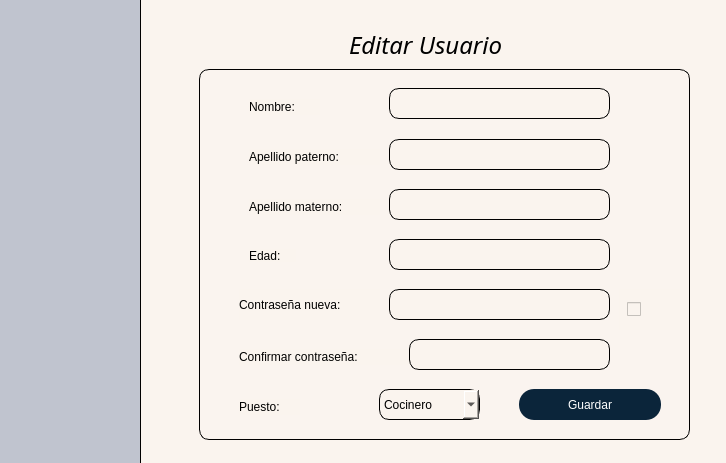
<?xml version="1.0" encoding="UTF-8"?>
<ui version="4.0">
 <class>gerente</class>
 <widget class="QDialog" name="gerente">
  <property name="geometry">
   <rect>
    <x>0</x>
    <y>0</y>
    <width>726</width>
    <height>463</height>
   </rect>
  </property>
  <property name="windowTitle">
   <string>Dialog</string>
  </property>
  <widget class="QStackedWidget" name="stackedWidget">
   <property name="geometry">
    <rect>
     <x>-10</x>
     <y>-10</y>
     <width>151</width>
     <height>481</height>
    </rect>
   </property>
   <property name="styleSheet">
    <string notr="true">QWidget{
background-color: #C0C4CF;
border-right: 1px solid;

}
</string>
   </property>
   <property name="currentIndex">
    <number>1</number>
   </property>
   <widget class="QWidget" name="page">
    <property name="styleSheet">
     <string notr="true">QPushButton
{
  border:0px solid gray;
  padding: 0 8px;
  background: yellow;
background-color: rgba(216, 223, 233,05);
}
QPushButton:hover
{
	background-color: rgb(223, 138, 19);
}</string>
    </property>
    <widget class="QPushButton" name="Buscar">
     <property name="geometry">
      <rect>
       <x>0</x>
       <y>160</y>
       <width>151</width>
       <height>51</height>
      </rect>
     </property>
     <property name="styleSheet">
      <string notr="true"/>
     </property>
     <property name="text">
      <string>Buscar</string>
     </property>
     <property name="icon">
      <iconset>
       <normaloff>:/img/Iconos/lupa.png</normaloff>:/img/Iconos/lupa.png</iconset>
     </property>
     <property name="iconSize">
      <size>
       <width>35</width>
       <height>35</height>
      </size>
     </property>
    </widget>
    <widget class="QPushButton" name="Agregar">
     <property name="geometry">
      <rect>
       <x>0</x>
       <y>240</y>
       <width>151</width>
       <height>51</height>
      </rect>
     </property>
     <property name="styleSheet">
      <string notr="true"/>
     </property>
     <property name="text">
      <string>Agregar</string>
     </property>
     <property name="icon">
      <iconset>
       <normaloff>:/img/Iconos/anadir.png</normaloff>:/img/Iconos/anadir.png</iconset>
     </property>
     <property name="iconSize">
      <size>
       <width>35</width>
       <height>35</height>
      </size>
     </property>
    </widget>
    <widget class="QPushButton" name="Inventario">
     <property name="geometry">
      <rect>
       <x>0</x>
       <y>310</y>
       <width>151</width>
       <height>51</height>
      </rect>
     </property>
     <property name="layoutDirection">
      <enum>Qt::LeftToRight</enum>
     </property>
     <property name="text">
      <string>Inventario</string>
     </property>
     <property name="icon">
      <iconset>
       <normaloff>:/img/Iconos/inventario.png</normaloff>:/img/Iconos/inventario.png</iconset>
     </property>
     <property name="iconSize">
      <size>
       <width>35</width>
       <height>35</height>
      </size>
     </property>
    </widget>
    <widget class="QPushButton" name="pushButton">
     <property name="geometry">
      <rect>
       <x>0</x>
       <y>422</y>
       <width>151</width>
       <height>51</height>
      </rect>
     </property>
     <property name="styleSheet">
      <string notr="true">QPushButton
{
  border:0px solid gray;
  padding: 0 8px;
  background: yellow;
background-color: rgba(216, 223, 233,0);
}
QPushButton:hover
{
	background-color: rgb(223, 138, 19);
}</string>
     </property>
     <property name="text">
      <string/>
     </property>
     <property name="icon">
      <iconset>
       <normaloff>:/img/Iconos/salida.png</normaloff>:/img/Iconos/salida.png</iconset>
     </property>
     <property name="iconSize">
      <size>
       <width>30</width>
       <height>30</height>
      </size>
     </property>
    </widget>
    <widget class="QLabel" name="label">
     <property name="geometry">
      <rect>
       <x>10</x>
       <y>20</y>
       <width>141</width>
       <height>81</height>
      </rect>
     </property>
     <property name="text">
      <string/>
     </property>
     <property name="pixmap">
      <pixmap>:/img/Iconos/logosinfondo1.png</pixmap>
     </property>
     <property name="scaledContents">
      <bool>true</bool>
     </property>
    </widget>
   </widget>
   <widget class="QWidget" name="page_2">
    <property name="styleSheet">
     <string notr="true"/>
    </property>
   </widget>
  </widget>
  <widget class="QStackedWidget" name="stackedWidget_2">
   <property name="geometry">
    <rect>
     <x>139</x>
     <y>-11</y>
     <width>591</width>
     <height>481</height>
    </rect>
   </property>
   <property name="layoutDirection">
    <enum>Qt::RightToLeft</enum>
   </property>
   <property name="styleSheet">
    <string notr="true">background-color: #faf4ee;</string>
   </property>
   <property name="currentIndex">
    <number>1</number>
   </property>
   <widget class="QWidget" name="BuscarUsuario">
    <property name="styleSheet">
     <string notr="true">QPushButton
{
  border:0px solid gray;
  padding: 0 8px;
	background-color: rgb(159, 126, 101);
}
QPushButton:hover
{
	background-color: rgb(223, 138, 19);	
}
#page_3
{
	background-color: #faf4ee;
}
</string>
    </property>
    <widget class="QLabel" name="label_2">
     <property name="geometry">
      <rect>
       <x>210</x>
       <y>40</y>
       <width>181</width>
       <height>31</height>
      </rect>
     </property>
     <property name="font">
      <font>
       <family>Caviar Dreams</family>
       <pointsize>18</pointsize>
       <weight>50</weight>
       <italic>true</italic>
       <bold>false</bold>
      </font>
     </property>
     <property name="styleSheet">
      <string notr="true">background-color: rgba(255, 255, 255,0);</string>
     </property>
     <property name="text">
      <string>Buscar Usuarios</string>
     </property>
    </widget>
    <widget class="QLineEdit" name="lineEdit">
     <property name="geometry">
      <rect>
       <x>70</x>
       <y>80</y>
       <width>391</width>
       <height>31</height>
      </rect>
     </property>
     <property name="styleSheet">
      <string notr="true">border: 1px solid; 
border-radius: 10px;</string>
     </property>
     <property name="alignment">
      <set>Qt::AlignCenter</set>
     </property>
     <property name="placeholderText">
      <string>ID DE EMPLEADO</string>
     </property>
     <property name="cursorMoveStyle">
      <enum>Qt::LogicalMoveStyle</enum>
     </property>
    </widget>
    <widget class="QLabel" name="label_4">
     <property name="geometry">
      <rect>
       <x>200</x>
       <y>340</y>
       <width>381</width>
       <height>211</height>
      </rect>
     </property>
     <property name="styleSheet">
      <string notr="true">background-color: rgba(255, 255, 255,0);</string>
     </property>
     <property name="text">
      <string/>
     </property>
     <property name="pixmap">
      <pixmap>:/img/Iconos/hot-cakes-con-miel-y-frutos-rojos.png</pixmap>
     </property>
     <property name="scaledContents">
      <bool>true</bool>
     </property>
     <property name="wordWrap">
      <bool>false</bool>
     </property>
    </widget>
    <widget class="QPushButton" name="Editar">
     <property name="geometry">
      <rect>
       <x>490</x>
       <y>70</y>
       <width>61</width>
       <height>41</height>
      </rect>
     </property>
     <property name="focusPolicy">
      <enum>Qt::NoFocus</enum>
     </property>
     <property name="styleSheet">
      <string notr="true">QPushButton{
background-color: rgba(255, 255, 255, 10);}

QPushButton:Hover{
	background-color: rgb(223, 138, 19);
}

QPushButton:focus:pressed{ background-color:white ;
color: black; }</string>
     </property>
     <property name="text">
      <string/>
     </property>
     <property name="icon">
      <iconset>
       <normaloff>:/img/Iconos/editar.png</normaloff>:/img/Iconos/editar.png</iconset>
     </property>
     <property name="iconSize">
      <size>
       <width>35</width>
       <height>35</height>
      </size>
     </property>
    </widget>
    <widget class="QTableWidget" name="tableusuario">
     <property name="enabled">
      <bool>true</bool>
     </property>
     <property name="geometry">
      <rect>
       <x>30</x>
       <y>140</y>
       <width>541</width>
       <height>291</height>
      </rect>
     </property>
     <property name="minimumSize">
      <size>
       <width>541</width>
       <height>0</height>
      </size>
     </property>
     <property name="mouseTracking">
      <bool>true</bool>
     </property>
     <property name="contextMenuPolicy">
      <enum>Qt::DefaultContextMenu</enum>
     </property>
     <property name="acceptDrops">
      <bool>true</bool>
     </property>
     <property name="layoutDirection">
      <enum>Qt::LeftToRight</enum>
     </property>
     <property name="styleSheet">
      <string notr="true">background-color: white;</string>
     </property>
     <property name="frameShape">
      <enum>QFrame::StyledPanel</enum>
     </property>
     <attribute name="horizontalHeaderHighlightSections">
      <bool>true</bool>
     </attribute>
     <column>
      <property name="text">
       <string notr="true">Id</string>
      </property>
     </column>
     <column>
      <property name="text">
       <string>Nombre</string>
      </property>
     </column>
     <column>
      <property name="text">
       <string>Apellido paterno</string>
      </property>
     </column>
     <column>
      <property name="text">
       <string>Apellido materno</string>
      </property>
     </column>
     <column>
      <property name="text">
       <string>Puesto</string>
      </property>
     </column>
     <column>
      <property name="text">
       <string>Edad</string>
      </property>
     </column>
    </widget>
    <zorder>label_4</zorder>
    <zorder>label_2</zorder>
    <zorder>lineEdit</zorder>
    <zorder>Editar</zorder>
    <zorder>tableusuario</zorder>
   </widget>
   <widget class="QWidget" name="EditarUsuario">
    <property name="styleSheet">
     <string notr="true">QPushButton
{
  border:0px solid gray;
  padding: 0 8px;
	background-color: rgb(159, 126, 101);
}
QPushButton:hover
{
	background-color: rgb(223, 138, 19);	
}
#page_4
{
	background-color: #faf4ee;
}</string>
    </property>
    <widget class="QLabel" name="label_12">
     <property name="geometry">
      <rect>
       <x>210</x>
       <y>40</y>
       <width>181</width>
       <height>31</height>
      </rect>
     </property>
     <property name="font">
      <font>
       <family>Caviar Dreams</family>
       <pointsize>18</pointsize>
       <weight>50</weight>
       <italic>true</italic>
       <bold>false</bold>
      </font>
     </property>
     <property name="styleSheet">
      <string notr="true">background-color: rgba(255, 255, 255,0);</string>
     </property>
     <property name="text">
      <string>Editar Usuario</string>
     </property>
    </widget>
    <widget class="QLabel" name="label_13">
     <property name="geometry">
      <rect>
       <x>60</x>
       <y>80</y>
       <width>491</width>
       <height>371</height>
      </rect>
     </property>
     <property name="styleSheet">
      <string notr="true">background-color: rgba(255, 255, 255, 10);
border: 1px solid; 
border-radius: 10px;</string>
     </property>
     <property name="text">
      <string/>
     </property>
    </widget>
    <widget class="QLabel" name="label_14">
     <property name="geometry">
      <rect>
       <x>110</x>
       <y>110</y>
       <width>71</width>
       <height>16</height>
      </rect>
     </property>
     <property name="styleSheet">
      <string notr="true">QLabel{
font:13pt  &quot;CaviarDreams_BoldItalic&quot;;
}</string>
     </property>
     <property name="text">
      <string>Nombre:</string>
     </property>
    </widget>
    <widget class="QLabel" name="label_15">
     <property name="geometry">
      <rect>
       <x>110</x>
       <y>160</y>
       <width>131</width>
       <height>16</height>
      </rect>
     </property>
     <property name="styleSheet">
      <string notr="true">QLabel{
font:13pt  &quot;CaviarDreams_BoldItalic&quot;;
}</string>
     </property>
     <property name="text">
      <string>Apellido paterno:</string>
     </property>
    </widget>
    <widget class="QLabel" name="label_16">
     <property name="geometry">
      <rect>
       <x>110</x>
       <y>210</y>
       <width>131</width>
       <height>16</height>
      </rect>
     </property>
     <property name="styleSheet">
      <string notr="true">QLabel{
font:13pt  &quot;CaviarDreams_BoldItalic&quot;;
}</string>
     </property>
     <property name="text">
      <string>Apellido materno:</string>
     </property>
    </widget>
    <widget class="QLabel" name="label_17">
     <property name="geometry">
      <rect>
       <x>110</x>
       <y>260</y>
       <width>47</width>
       <height>13</height>
      </rect>
     </property>
     <property name="styleSheet">
      <string notr="true">QLabel{
font:13pt  &quot;CaviarDreams_BoldItalic&quot;;
}</string>
     </property>
     <property name="text">
      <string>Edad:</string>
     </property>
    </widget>
    <widget class="QComboBox" name="puestou">
     <property name="geometry">
      <rect>
       <x>240</x>
       <y>400</y>
       <width>101</width>
       <height>31</height>
      </rect>
     </property>
     <property name="layoutDirection">
      <enum>Qt::LeftToRight</enum>
     </property>
     <property name="styleSheet">
      <string notr="true">border: 1px solid; 
border-radius: 10px;
font:10pt  &quot;CaviarDreams_Italic&quot;;
background-color: #faf4ee;
color:black;</string>
     </property>
     <item>
      <property name="text">
       <string>Cocinero</string>
      </property>
     </item>
     <item>
      <property name="text">
       <string>Mesero</string>
      </property>
     </item>
     <item>
      <property name="text">
       <string>Anfitrion</string>
      </property>
     </item>
     <item>
      <property name="text">
       <string>Gerente</string>
      </property>
     </item>
    </widget>
    <widget class="QLabel" name="label_18">
     <property name="geometry">
      <rect>
       <x>100</x>
       <y>410</y>
       <width>61</width>
       <height>16</height>
      </rect>
     </property>
     <property name="styleSheet">
      <string notr="true">QLabel{
font:13pt  &quot;CaviarDreams_BoldItalic&quot;;
}</string>
     </property>
     <property name="text">
      <string>Puesto:</string>
     </property>
    </widget>
    <widget class="QLineEdit" name="nomusuario">
     <property name="geometry">
      <rect>
       <x>250</x>
       <y>99</y>
       <width>221</width>
       <height>31</height>
      </rect>
     </property>
     <property name="styleSheet">
      <string notr="true">border: 1px solid; 
border-radius: 10px;
background-color: #faf4ee;
color:black;</string>
     </property>
    </widget>
    <widget class="QLineEdit" name="apepaterno">
     <property name="geometry">
      <rect>
       <x>250</x>
       <y>150</y>
       <width>221</width>
       <height>31</height>
      </rect>
     </property>
     <property name="styleSheet">
      <string notr="true">border: 1px solid; 
border-radius: 10px;
background-color: #faf4ee;
color:black;</string>
     </property>
    </widget>
    <widget class="QLineEdit" name="apematerno">
     <property name="geometry">
      <rect>
       <x>250</x>
       <y>200</y>
       <width>221</width>
       <height>31</height>
      </rect>
     </property>
     <property name="styleSheet">
      <string notr="true">border: 1px solid; 
border-radius: 10px;
background-color: #faf4ee;
color:black;</string>
     </property>
    </widget>
    <widget class="QLineEdit" name="edadusuario">
     <property name="geometry">
      <rect>
       <x>250</x>
       <y>250</y>
       <width>221</width>
       <height>31</height>
      </rect>
     </property>
     <property name="styleSheet">
      <string notr="true">border: 1px solid; 
border-radius: 10px;
background-color: #faf4ee;
color:black;</string>
     </property>
    </widget>
    <widget class="QPushButton" name="Guardarcambios">
     <property name="geometry">
      <rect>
       <x>380</x>
       <y>400</y>
       <width>142</width>
       <height>31</height>
      </rect>
     </property>
     <property name="styleSheet">
      <string notr="true">QPushButton{;
background-color: #0B253A;
    border-style: outset;
    border-radius: 15px;
    border-color: #0B253A;
    min-width: 6em;;
	font: 12pt &quot;Franklin Gothic Book&quot;;
color:white;
}

QPushButton:Hover{
	border: 2px solid rgb(77, 188, 198);
}

QPushButton:focus:pressed{ background-color:white ;
color: black; }</string>
     </property>
     <property name="text">
      <string>Guardar</string>
     </property>
    </widget>
    <widget class="QLabel" name="label_19">
     <property name="geometry">
      <rect>
       <x>100</x>
       <y>300</y>
       <width>141</width>
       <height>31</height>
      </rect>
     </property>
     <property name="styleSheet">
      <string notr="true">QLabel{
font:13pt  &quot;CaviarDreams_BoldItalic&quot;;
}</string>
     </property>
     <property name="text">
      <string>Contraseña nueva:</string>
     </property>
    </widget>
    <widget class="QLabel" name="label_20">
     <property name="geometry">
      <rect>
       <x>100</x>
       <y>360</y>
       <width>171</width>
       <height>16</height>
      </rect>
     </property>
     <property name="styleSheet">
      <string notr="true">QLabel{
font:13pt  &quot;CaviarDreams_BoldItalic&quot;;
}</string>
     </property>
     <property name="text">
      <string>Confirmar contraseña:</string>
     </property>
    </widget>
    <widget class="QLineEdit" name="contrasenia1">
     <property name="geometry">
      <rect>
       <x>250</x>
       <y>300</y>
       <width>221</width>
       <height>31</height>
      </rect>
     </property>
     <property name="styleSheet">
      <string notr="true">border: 1px solid; 
border-radius: 10px;
background-color: #faf4ee;
color:black;</string>
     </property>
     <property name="echoMode">
      <enum>QLineEdit::Password</enum>
     </property>
    </widget>
    <widget class="QLineEdit" name="contrasenia2">
     <property name="geometry">
      <rect>
       <x>270</x>
       <y>350</y>
       <width>201</width>
       <height>31</height>
      </rect>
     </property>
     <property name="styleSheet">
      <string notr="true">border: 1px solid; 
border-radius: 10px;
background-color: #faf4ee;
color:black;</string>
     </property>
     <property name="echoMode">
      <enum>QLineEdit::Password</enum>
     </property>
    </widget>
    <widget class="QCheckBox" name="vercontra">
     <property name="geometry">
      <rect>
       <x>480</x>
       <y>300</y>
       <width>61</width>
       <height>41</height>
      </rect>
     </property>
     <property name="layoutDirection">
      <enum>Qt::LeftToRight</enum>
     </property>
     <property name="styleSheet">
      <string notr="true">  padding: 0 8px;</string>
     </property>
     <property name="text">
      <string/>
     </property>
     <property name="icon">
      <iconset>
       <normaloff>:/img/Iconos/ojo.png</normaloff>:/img/Iconos/ojo.png</iconset>
     </property>
    </widget>
    <widget class="QLabel" name="label_21">
     <property name="geometry">
      <rect>
       <x>320</x>
       <y>10</y>
       <width>271</width>
       <height>111</height>
      </rect>
     </property>
     <property name="focusPolicy">
      <enum>Qt::NoFocus</enum>
     </property>
     <property name="contextMenuPolicy">
      <enum>Qt::DefaultContextMenu</enum>
     </property>
     <property name="layoutDirection">
      <enum>Qt::RightToLeft</enum>
     </property>
     <property name="frameShape">
      <enum>QFrame::NoFrame</enum>
     </property>
     <property name="frameShadow">
      <enum>QFrame::Plain</enum>
     </property>
     <property name="text">
      <string/>
     </property>
     <property name="textFormat">
      <enum>Qt::AutoText</enum>
     </property>
     <property name="pixmap">
      <pixmap>:/img/Iconos/tostadas-francesas-canela.png</pixmap>
     </property>
     <property name="scaledContents">
      <bool>true</bool>
     </property>
     <property name="wordWrap">
      <bool>false</bool>
     </property>
    </widget>
    <zorder>label_21</zorder>
    <zorder>label_12</zorder>
    <zorder>label_13</zorder>
    <zorder>label_14</zorder>
    <zorder>label_15</zorder>
    <zorder>label_16</zorder>
    <zorder>label_17</zorder>
    <zorder>puestou</zorder>
    <zorder>label_18</zorder>
    <zorder>nomusuario</zorder>
    <zorder>apepaterno</zorder>
    <zorder>apematerno</zorder>
    <zorder>edadusuario</zorder>
    <zorder>Guardarcambios</zorder>
    <zorder>label_19</zorder>
    <zorder>label_20</zorder>
    <zorder>contrasenia1</zorder>
    <zorder>contrasenia2</zorder>
    <zorder>vercontra</zorder>
   </widget>
   <widget class="QWidget" name="AgregarUsuario">
    <property name="styleSheet">
     <string notr="true">QPushButton
{
  border:0px solid gray;
  padding: 0 8px;
	background-color: rgb(159, 126, 101);
}
QPushButton:hover
{
	background-color: rgb(223, 138, 19);	
}
#page_5
{
	background-color: #faf4ee;
}</string>
    </property>
    <widget class="QLabel" name="label_5">
     <property name="geometry">
      <rect>
       <x>200</x>
       <y>40</y>
       <width>181</width>
       <height>31</height>
      </rect>
     </property>
     <property name="font">
      <font>
       <family>Caviar Dreams</family>
       <pointsize>18</pointsize>
       <weight>50</weight>
       <italic>true</italic>
       <bold>false</bold>
      </font>
     </property>
     <property name="styleSheet">
      <string notr="true">background-color: rgba(255, 255, 255,0);</string>
     </property>
     <property name="text">
      <string>Agregar Usuario</string>
     </property>
    </widget>
    <widget class="QLabel" name="label_10">
     <property name="geometry">
      <rect>
       <x>360</x>
       <y>290</y>
       <width>251</width>
       <height>221</height>
      </rect>
     </property>
     <property name="text">
      <string/>
     </property>
     <property name="pixmap">
      <pixmap>:/img/Iconos/pan.png</pixmap>
     </property>
     <property name="scaledContents">
      <bool>true</bool>
     </property>
    </widget>
    <widget class="QLabel" name="label_3">
     <property name="geometry">
      <rect>
       <x>30</x>
       <y>80</y>
       <width>521</width>
       <height>331</height>
      </rect>
     </property>
     <property name="styleSheet">
      <string notr="true">background-color: rgba(255, 255, 255, 10);
border: 1px solid; 
border-radius: 10px;</string>
     </property>
     <property name="text">
      <string/>
     </property>
    </widget>
    <widget class="QLineEdit" name="edad">
     <property name="geometry">
      <rect>
       <x>230</x>
       <y>260</y>
       <width>281</width>
       <height>31</height>
      </rect>
     </property>
     <property name="styleSheet">
      <string notr="true">border: 1px solid; 
border-radius: 10px;
background-color: #faf4ee;
color:black;</string>
     </property>
    </widget>
    <widget class="QPushButton" name="agregarusuario">
     <property name="geometry">
      <rect>
       <x>240</x>
       <y>360</y>
       <width>142</width>
       <height>31</height>
      </rect>
     </property>
     <property name="styleSheet">
      <string notr="true">QPushButton{;
background-color: #0B253A;
    border-style: outset;
    border-radius: 15px;
    border-color: #0B253A;
    min-width: 6em;;
	font: 12pt &quot;Franklin Gothic Book&quot;;
color:white;
}

QPushButton:Hover{
	border: 2px solid rgb(77, 188, 198);
}

QPushButton:focus:pressed{ background-color:white ;
color: black; }
</string>
     </property>
     <property name="text">
      <string>Agregar</string>
     </property>
    </widget>
    <widget class="QLineEdit" name="nombreusuario">
     <property name="geometry">
      <rect>
       <x>230</x>
       <y>110</y>
       <width>281</width>
       <height>31</height>
      </rect>
     </property>
     <property name="styleSheet">
      <string notr="true">border: 1px solid; 
border-radius: 10px;
background-color: #faf4ee;
color:black;</string>
     </property>
    </widget>
    <widget class="QLabel" name="label_8">
     <property name="geometry">
      <rect>
       <x>90</x>
       <y>260</y>
       <width>51</width>
       <height>21</height>
      </rect>
     </property>
     <property name="styleSheet">
      <string notr="true">QLabel{
font:13pt  &quot;CaviarDreams_BoldItalic&quot;;
}</string>
     </property>
     <property name="text">
      <string>Edad:</string>
     </property>
    </widget>
    <widget class="QComboBox" name="puestousuario">
     <property name="geometry">
      <rect>
       <x>230</x>
       <y>310</y>
       <width>141</width>
       <height>31</height>
      </rect>
     </property>
     <property name="layoutDirection">
      <enum>Qt::LeftToRight</enum>
     </property>
     <property name="styleSheet">
      <string notr="true">border: 1px solid; 
border-radius: 10px;
font:10pt  &quot;CaviarDreams_Italic&quot;;
background-color: #faf4ee;
color:black;</string>
     </property>
     <item>
      <property name="text">
       <string>Cocinero</string>
      </property>
     </item>
     <item>
      <property name="text">
       <string>Gerente</string>
      </property>
     </item>
     <item>
      <property name="text">
       <string>Anfitrion</string>
      </property>
     </item>
     <item>
      <property name="text">
       <string>Mesero</string>
      </property>
     </item>
    </widget>
    <widget class="QLabel" name="label_9">
     <property name="geometry">
      <rect>
       <x>90</x>
       <y>310</y>
       <width>61</width>
       <height>21</height>
      </rect>
     </property>
     <property name="styleSheet">
      <string notr="true">QLabel{
font:13pt  &quot;CaviarDreams_BoldItalic&quot;;
}</string>
     </property>
     <property name="text">
      <string>Puesto:</string>
     </property>
    </widget>
    <widget class="QLineEdit" name="apellidop">
     <property name="geometry">
      <rect>
       <x>230</x>
       <y>159</y>
       <width>281</width>
       <height>31</height>
      </rect>
     </property>
     <property name="styleSheet">
      <string notr="true">border: 1px solid; 
border-radius: 10px;
background-color: #faf4ee;
color:black;</string>
     </property>
    </widget>
    <widget class="QLabel" name="label_6">
     <property name="geometry">
      <rect>
       <x>90</x>
       <y>160</y>
       <width>131</width>
       <height>21</height>
      </rect>
     </property>
     <property name="styleSheet">
      <string notr="true">QLabel{
font:13pt  &quot;CaviarDreams_BoldItalic&quot;;
}</string>
     </property>
     <property name="text">
      <string>Apellido paterno:</string>
     </property>
    </widget>
    <widget class="QLineEdit" name="apellidom">
     <property name="geometry">
      <rect>
       <x>230</x>
       <y>210</y>
       <width>281</width>
       <height>31</height>
      </rect>
     </property>
     <property name="styleSheet">
      <string notr="true">border: 1px solid; 
border-radius: 10px;
background-color: #faf4ee;
color:black;</string>
     </property>
    </widget>
    <widget class="QLabel" name="label_7">
     <property name="geometry">
      <rect>
       <x>90</x>
       <y>111</y>
       <width>91</width>
       <height>21</height>
      </rect>
     </property>
     <property name="styleSheet">
      <string notr="true">QLabel{
font:13pt  &quot;CaviarDreams_BoldItalic&quot;;
}</string>
     </property>
     <property name="text">
      <string>Nombre:</string>
     </property>
    </widget>
    <widget class="QLabel" name="label_11">
     <property name="geometry">
      <rect>
       <x>90</x>
       <y>210</y>
       <width>131</width>
       <height>21</height>
      </rect>
     </property>
     <property name="styleSheet">
      <string notr="true">QLabel{
font:13pt  &quot;CaviarDreams_BoldItalic&quot;;
}</string>
     </property>
     <property name="text">
      <string>Apellido materno:</string>
     </property>
    </widget>
    <zorder>label_10</zorder>
    <zorder>label_5</zorder>
    <zorder>label_3</zorder>
    <zorder>edad</zorder>
    <zorder>agregarusuario</zorder>
    <zorder>nombreusuario</zorder>
    <zorder>label_8</zorder>
    <zorder>puestousuario</zorder>
    <zorder>label_9</zorder>
    <zorder>apellidop</zorder>
    <zorder>label_6</zorder>
    <zorder>apellidom</zorder>
    <zorder>label_7</zorder>
    <zorder>label_11</zorder>
   </widget>
   <widget class="QWidget" name="Inventario_2">
    <property name="styleSheet">
     <string notr="true">QPushButton{
	font: 14pt &quot;Caviar Dreams&quot;;
	color: rgb(0, 59, 92);
	backgound-color: none;
	border-left: none;
	border-right: none;
	border-top: none;
	border-bottom: 3px solid rgb(164, 76, 40);
}

QPushButton:Hover{
	background-color: #a44c28;
	color:white;
border-bottom: 3px solid rgb(255, 255, 255);
}</string>
    </property>
    <widget class="QLabel" name="label_22">
     <property name="geometry">
      <rect>
       <x>410</x>
       <y>20</y>
       <width>161</width>
       <height>41</height>
      </rect>
     </property>
     <property name="font">
      <font>
       <family>Caviar Dreams</family>
       <pointsize>26</pointsize>
       <italic>true</italic>
      </font>
     </property>
     <property name="styleSheet">
      <string notr="true">
	border-bottom: 3px solid rgb(164, 76, 40);

</string>
     </property>
     <property name="text">
      <string>Inventario </string>
     </property>
    </widget>
    <widget class="QPushButton" name="pushButton_2">
     <property name="geometry">
      <rect>
       <x>60</x>
       <y>100</y>
       <width>111</width>
       <height>23</height>
      </rect>
     </property>
     <property name="font">
      <font>
       <family>Caviar Dreams</family>
       <pointsize>14</pointsize>
       <weight>50</weight>
       <italic>false</italic>
       <bold>false</bold>
      </font>
     </property>
     <property name="text">
      <string>Desayunos </string>
     </property>
    </widget>
    <widget class="QPushButton" name="pushButton_3">
     <property name="geometry">
      <rect>
       <x>280</x>
       <y>100</y>
       <width>75</width>
       <height>23</height>
      </rect>
     </property>
     <property name="text">
      <string>Bebidas</string>
     </property>
    </widget>
    <widget class="QPushButton" name="pushButton_4">
     <property name="geometry">
      <rect>
       <x>460</x>
       <y>100</y>
       <width>75</width>
       <height>23</height>
      </rect>
     </property>
     <property name="text">
      <string>Postres</string>
     </property>
    </widget>
    <widget class="QTableWidget" name="inventario_Tabla">
     <property name="geometry">
      <rect>
       <x>50</x>
       <y>140</y>
       <width>491</width>
       <height>251</height>
      </rect>
     </property>
     <property name="styleSheet">
      <string notr="true">background-color: rgb(255, 255, 255);</string>
     </property>
    </widget>
    <widget class="QLabel" name="label_23">
     <property name="geometry">
      <rect>
       <x>-20</x>
       <y>340</y>
       <width>201</width>
       <height>141</height>
      </rect>
     </property>
     <property name="font">
      <font>
       <family>Caviar Dreams</family>
       <pointsize>16</pointsize>
       <italic>true</italic>
      </font>
     </property>
     <property name="text">
      <string/>
     </property>
     <property name="pixmap">
      <pixmap>:/img/Iconos/tostadas-francesas-canela.png</pixmap>
     </property>
     <property name="scaledContents">
      <bool>true</bool>
     </property>
     <property name="wordWrap">
      <bool>false</bool>
     </property>
    </widget>
    <widget class="QPushButton" name="pushButton_5">
     <property name="geometry">
      <rect>
       <x>340</x>
       <y>410</y>
       <width>201</width>
       <height>23</height>
      </rect>
     </property>
     <property name="text">
      <string>Imprimir Inventario</string>
     </property>
    </widget>
    <zorder>label_23</zorder>
    <zorder>label_22</zorder>
    <zorder>pushButton_2</zorder>
    <zorder>pushButton_3</zorder>
    <zorder>pushButton_4</zorder>
    <zorder>inventario_Tabla</zorder>
    <zorder>pushButton_5</zorder>
   </widget>
  </widget>
  <zorder>stackedWidget_2</zorder>
  <zorder>stackedWidget</zorder>
 </widget>
 <resources/>
 <connections/>
</ui>
